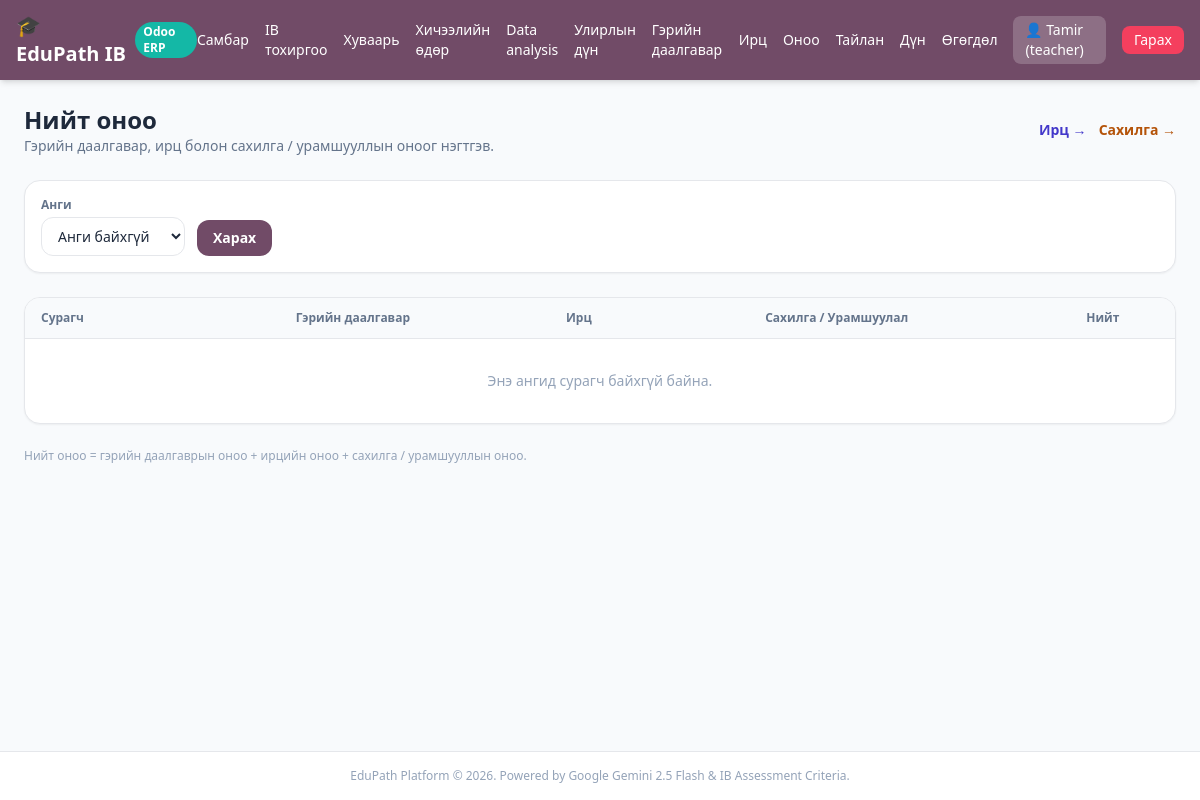
The page /teacher/scoring (signed in) on the database as committed earlier.
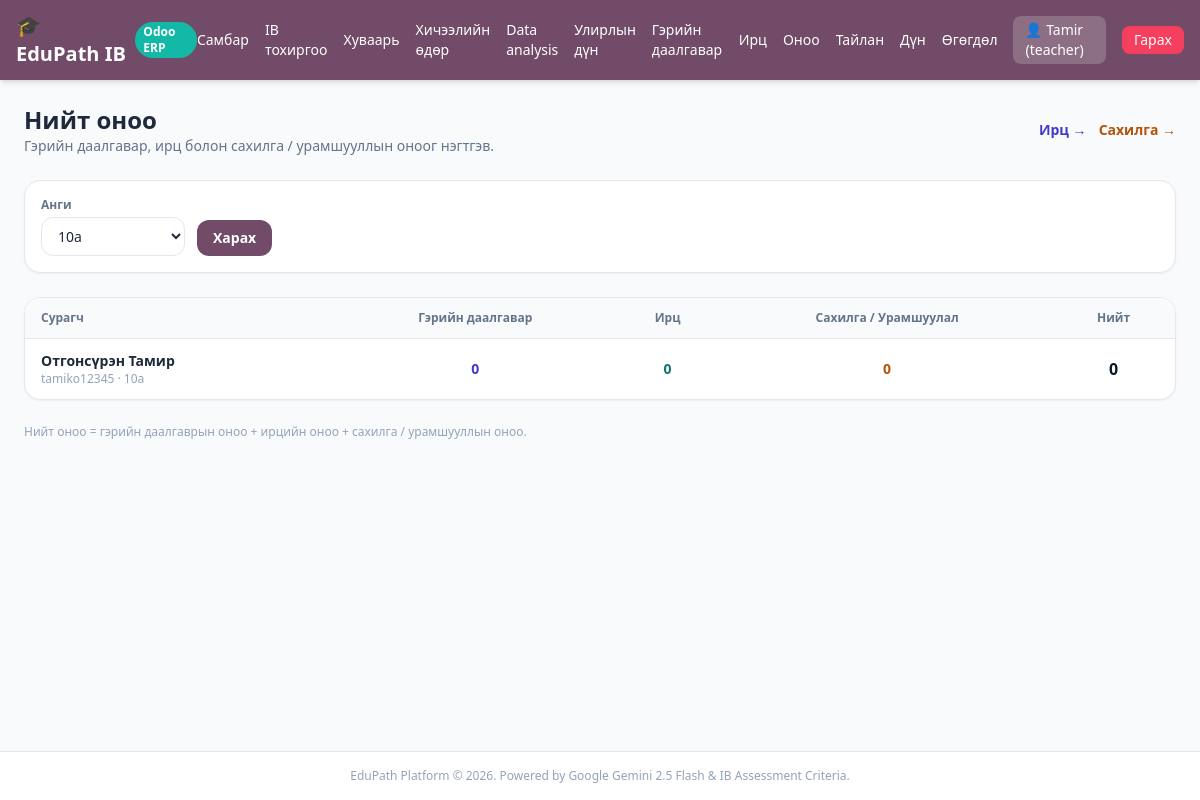
The same page on the database as committed later.
### tables this page shows
CREATE TABLE users (
        id INTEGER PRIMARY KEY AUTOINCREMENT,
        username TEXT UNIQUE,
        password TEXT,
        role TEXT,
        gemini_api_key TEXT
    , deepseek_api_key TEXT, grade TEXT, name TEXT, surname TEXT, student_code TEXT, email TEXT, gender TEXT, phone TEXT, instagram TEXT, photo_path TEXT);

### app.py (the view)
@app.get("/teacher/scoring", response_class=HTMLResponse)
def teacher_scoring_page(
    request: Request,
    user: dict = Depends(get_current_user),
    db: sqlite3.Connection = Depends(get_db),
):
    if not user or user["role"] != "teacher":
        return RedirectResponse("/login")
    grades = _grades_with_students(db)
    grade = _resolve_grade(db, request.query_params.get("grade"))
    c = db.cursor()
    c.execute(
        """
        SELECT u.id, u.name, u.surname, u.username, u.grade, u.photo_path,
          COALESCE((SELECT SUM(hs.score) FROM homework_submissions hs
                    WHERE hs.student_id = u.id AND hs.status = 'done'), 0) AS homework_total,
          COALESCE((SELECT SUM(ar.score) FROM attendance_records ar
                    WHERE ar.student_id = u.id), 0) AS attendance_total,
          COALESCE((SELECT SUM(dr.score_delta) FROM discipline_records dr
                    WHERE dr.student_id = u.id), 0) AS discipline_total
        FROM users u
        WHERE u.role = 'student' AND u.grade = ?
        ORDER BY u.surname, u.name
        """,
        (grade,),
    )
    rows = []
    for row in c.fetchall():
        item = dict(row)
        item["total"] = int(item["homework_total"]) + int(item["attendance_total"]) + int(item["discipline_total"])
        rows.append(item)
    return templates.TemplateResponse(
        request=request,
        name="teacher_scoring.html",
        context={"user": user, "grades": grades, "grade": grade, "rows": rows},
    )

### templates/teacher_scoring.html
{% extends "base.html" %}
{% block content %}
<div class="space-y-6">
  <div class="flex flex-wrap justify-between items-center gap-3">
    <div>
      <h1 class="text-2xl font-black text-slate-800">Нийт оноо</h1>
      <p class="text-sm text-slate-500">Гэрийн даалгавар, ирц болон сахилга / урамшууллын оноог нэгтгэв.</p>
    </div>
    <div class="flex items-center gap-3 text-sm">
      <a href="/teacher/attendance?grade={{ grade }}" class="font-semibold text-indigo-700 hover:underline">Ирц →</a>
      <a href="/teacher/discipline?grade={{ grade }}" class="font-semibold text-amber-700 hover:underline">Сахилга →</a>
    </div>
  </div>
  <form method="GET" action="/teacher/scoring" class="bg-white p-4 rounded-2xl border shadow-sm flex flex-wrap items-end gap-3">
    <div>
      <label class="block text-xs font-semibold text-slate-500 mb-1">Анги</label>
      <select name="grade" onchange="this.form.submit()" class="px-3 py-2 border rounded-xl text-sm bg-white min-w-36">
        {% if not grades %}
          <option value="">Анги байхгүй</option>
        {% endif %}
        {% for g in grades %}
          <option value="{{ g }}" {% if g == grade %}selected{% endif %}>{{ g }}</option>
        {% endfor %}
      </select>
    </div>
    <button type="submit" class="px-4 py-2 bg-[#714B67] text-white text-sm font-semibold rounded-xl hover:bg-[#5e3e56]">Харах</button>
  </form>
  <div class="bg-white rounded-2xl border shadow-sm overflow-hidden">
    <div class="overflow-x-auto">
      <table class="w-full text-sm">
        <thead class="bg-slate-50 text-xs text-slate-500 border-b">
          <tr>
            <th class="text-left px-4 py-3">Сурагч</th>
            <th class="text-center px-4 py-3">Гэрийн даалгавар</th>
            <th class="text-center px-4 py-3">Ирц</th>
            <th class="text-center px-4 py-3">Сахилга / Урамшуулал</th>
            <th class="text-center px-4 py-3">Нийт</th>
          </tr>
        </thead>
        <tbody class="divide-y">
          {% for r in rows %}
            <tr class="hover:bg-slate-50">
              <td class="px-4 py-3">
                <div class="font-semibold text-slate-800">{{ r.surname or '' }} {{ r.name or r.username }}</div>
                <div class="text-xs text-slate-400">{{ r.username }} · {{ r.grade }}</div>
              </td>
              <td class="text-center px-4 py-3 text-indigo-700 font-semibold">{{ r.homework_total }}</td>
              <td class="text-center px-4 py-3 text-teal-700 font-semibold">{{ r.attendance_total }}</td>
              <td class="text-center px-4 py-3 font-semibold {% if r.discipline_total < 0 %}text-rose-700{% else %}text-amber-700{% endif %}">
                {% if r.discipline_total > 0 %}+{% endif %}{{ r.discipline_total }}
              </td>
              <td class="text-center px-4 py-3 text-base font-black text-slate-900">{{ r.total }}</td>
            </tr>
          {% else %}
            <tr>
              <td colspan="5" class="px-4 py-8 text-center text-sm text-slate-400">Энэ ангид сурагч байхгүй байна.</td>
            </tr>
          {% endfor %}
        </tbody>
      </table>
    </div>
  </div>
  <p class="text-xs text-slate-400">Нийт оноо = гэрийн даалгаврын оноо + ирцийн оноо + сахилга / урамшууллын оноо.</p>
</div>
{% endblock %}

Rows that differ between the two databases and show on the page:
added users: surname "Отгонсүрэн", name "Тамир", username "tamiko12345", grade "10a", homework_total "0", attendance_total "0", discipline_total "0", total "0"
Other text that changed with them:
form field grade: "Анги байхгүй" → "10a"
text no longer shown: "Энэ ангид сурагч байхгүй байна."
